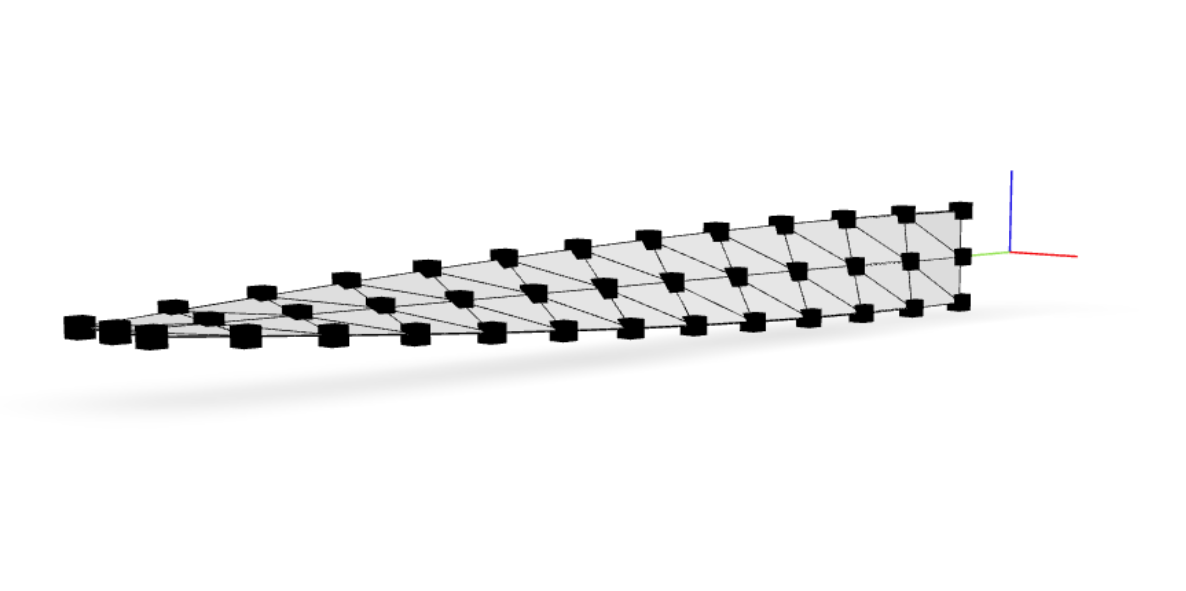

Here is the Python script that generated this plot:

import veux
import opensees.openseespy as ops
import shps.rotor


def rotate(x, point):
    pass

def create_model():
    model = ops.Model(ndm=3, ndf=6)

    E, nu, h, rho = 29e6, 0.22, 1.0, 0.0
    model.nDMaterial('ElasticIsotropic', 1, E, nu)
    model.section('PlateFiber', 1, 1, 0.32)
    model.section('ElasticFrame', 2, E, nu, area=10, Iy=1, Iz=1, J=1)

    surface = model.surface((3,4),
                        #element=None,
                        element="ShellMITC4", args=(1,),
                        points={
                            1: [0.0, 0.0, 0.0],
                            2: [10., 0.0, 0.0],
                            6: [13., 5.0, 2.0],
                            3: [15., 10., 5.0],
                            4: [0.0, 10., 0.0],
        })

    tag = 3*4 + 1
    for nodes in surface.walk_edge():
        model.element("PrismFrame", tag, nodes, section=2, vertical=[0, 0, 1])
        tag += 1

    return model


model = create_model()



model_config = {
    "extrude_outline": "square"
}

veux.serve(veux.render(model, canvas="plotly", reference={"frame.surface"}, model_config=model_config))
